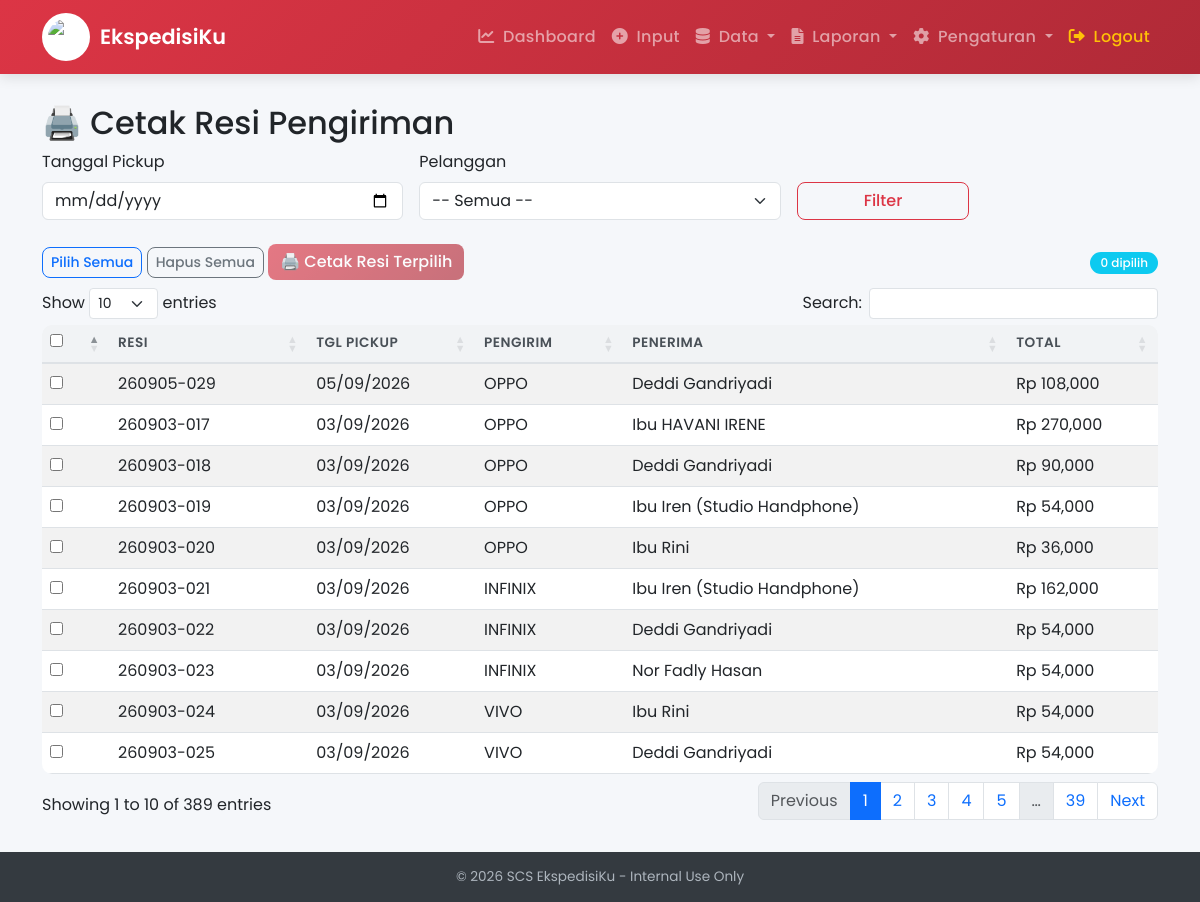
The page /cetak_resi (signed in) on the database its author committed.
### models.py (models this page shows)
class Pengiriman(db.Model):
    id = db.Column(db.Integer, primary_key=True)
    nomor_resi = db.Column(db.String(50), unique=True, index=True)
    barcode_image = db.Column(db.String(100))
    kota_asal = db.Column(db.String(50))
    kota_tujuan = db.Column(db.String(50))
    tgl_pickup = db.Column(db.Date)
    petugas_pickup = db.Column(db.String(100))
    pengirim_id = db.Column(db.Integer, db.ForeignKey('pelanggan.id'))
    penerima_id = db.Column(db.Integer, db.ForeignKey('pelanggan.id'))
    jenis_service = db.Column(db.String(10))
    jenis_barang = db.Column(db.String(10))
    jumlah_koli = db.Column(db.Integer)
    berat_kg = db.Column(db.Float)
    tarif_per_kg = db.Column(db.Float)
    ppn = db.Column(db.Float, default=0.0)
    asuransi = db.Column(db.Float, default=0.0)
    biaya_packing = db.Column(db.Float, default=0.0)
    total_biaya = db.Column(db.Float)
    metode_pembayaran = db.Column(db.String(10))
    keterangan = db.Column(db.Text)
    status = db.Column(db.String(20), default='pending')
    verified = db.Column(db.Boolean, default=False)
    retur_verified = db.Column(db.Boolean, default=False)
    created_at = db.Column(db.DateTime, default=datetime.utcnow)
    pengirim = db.relationship('Pelanggan', foreign_keys=[pengirim_id])
    penerima = db.relationship('Pelanggan', foreign_keys=[penerima_id])

class Pelanggan(db.Model):
    id = db.Column(db.Integer, primary_key=True)
    tipe = db.Column(db.String(10))
    nama = db.Column(db.String(100), nullable=False)
    perusahaan = db.Column(db.String(100))
    alamat = db.Column(db.Text)
    no_telp = db.Column(db.String(20))
    kode_kota = db.Column(db.String(10))

### app.py (the view, shortened to what this page needs)
@app.route('/cetak_resi', methods=['GET', 'POST'])
@login_required
@role_required(['admin'])
def cetak_resi():
    settings = Settings.get()
    tgl = request.args.get('tanggal')
    pelanggan_id = request.args.get('pelanggan_id')
    query = Pengiriman.query
    if tgl:
        tgl_date = datetime.strptime(tgl, '%Y-%m-%d').date()
        query = query.filter_by(tgl_pickup=tgl_date)
    if pelanggan_id:
        pid = int(pelanggan_id)
        query = query.filter((Pengiriman.pengirim_id == pid) | (Pengiriman.penerima_id == pid))
    pengiriman = query.order_by(Pengiriman.tgl_pickup.desc()).all()
    pelanggan_list = Pelanggan.query.all()
    return render_template('cetak_resi.html', pengiriman=pengiriman, pelanggan_list=pelanggan_list)

### app.py (called while the page is built)
@login_manager.user_loader
def load_user(user_id):
    return User.query.get(int(user_id))

def role_required(roles):
    def decorator(f):
        @wraps(f)
        def decorated_function(*args, **kwargs):
            if current_user.role not in roles:
                flash('Anda tidak memiliki akses ke halaman ini.')
                return redirect(url_for('dashboard'))
            return f(*args, **kwargs)
        return decorated_function
    return decorator

@app.context_processor
def inject_settings():
    return dict(get_settings=Settings.get)

### models.py (called while the page is built)
    @staticmethod
    def get():
        settings = Settings.query.get(1)
        if not settings:
            settings = Settings(id=1)
            db.session.add(settings)
            db.session.commit()
        return settings

### templates/cetak_resi.html (shortened to what this page needs)
{% extends "base.html" %}
{% block content %}
<h2>🖨️ Cetak Resi Pengiriman</h2>
<form method="GET" class="row g-3 mb-4">
  <div class="col-md-4">
    <label class="form-label">Tanggal Pickup</label>
    <input type="date" name="tanggal" class="form-control" value="{{ request.args.get('tanggal','') }}">
  </div>
  <div class="col-md-4">
    <label class="form-label">Pelanggan</label>
    <select name="pelanggan_id" class="form-select">
      <option value="">-- Semua --</option>
    </select>
  </div>
  <div class="col-md-2 d-flex align-items-end">
    <button type="submit" class="btn btn-outline-danger w-100">Filter</button>
  </div>
</form>
<form method="POST" action="{{ url_for('cetak_resi') }}" id="formCetak" target="_blank">
  <div class="d-flex justify-content-between align-items-center mb-2">
    <div>
      <button type="button" class="btn btn-sm btn-outline-primary" id="btnPilihSemua">Pilih Semua</button>
      <button type="button" class="btn btn-sm btn-outline-secondary" id="btnHapusSemua">Hapus Semua</button>
      <button type="submit" class="btn btn-danger" id="btnCetak" disabled>🖨️ Cetak Resi Terpilih</button>
    </div>
    <div>
      <span class="badge bg-info" id="jumlahDipilih">0 dipilih</span>
    </div>
  </div>
  <div class="table-responsive">
    <table id="tabelResi" class="table table-striped table-hover">
      <thead>
        <tr>
          <th><input type="checkbox" id="selectAll"></th>
          <th>Resi</th>
          <th>Tgl Pickup</th>
          <th>Pengirim</th>
          <th>Penerima</th>
          <th>Total</th>
        </tr>
      </thead>
      <tbody>
        {% for p in pengiriman %}
        <tr>
          <td><input type="checkbox" name="resi_ids" value="{{ p.id }}" class="resi-check"></td>
          <td>{{ p.nomor_resi }}</td>
          <td>{{ p.tgl_pickup.strftime('%d/%m/%Y') if p.tgl_pickup else '-' }}</td>
          <td>{{ p.pengirim.nama if p.pengirim else '-' }}</td>
          <td>{{ p.penerima.nama if p.penerima else '-' }}</td>
          <td>Rp {{ "{:,.0f}".format(p.total_biaya) }}</td>
        </tr>
        {% endfor %}
      </tbody>
    </table>
  </div>
</form>
{% endblock %}

### templates/base.html (style rules this page uses)
:root { --primary: #dc3545; --primary-dark: #b02a37; --secondary: #6c757d; --success: #198754; --info: #0dcaf0; --warning: #ffc107; --danger: #dc3545; --light: #f8f9fa; --dark: #212529; --font: 'Poppins', sans-serif; }
* { font-family: var(--font); }
body { background: #f5f7fa; min-height: 100vh; display: flex; flex-direction: column; }
.btn { border-radius: 8px; font-weight: 500; transition: all 0.2s ease; }
.btn-danger { background: linear-gradient(135deg, #dc3545, #b02a37); border: none; }
.table { border-radius: 10px; overflow: hidden; }
.table thead th { background: #f1f3f5; font-weight: 600; font-size: 0.85rem; text-transform: uppercase; letter-spacing: 0.5px; color: #495057; border-bottom: 2px solid #dee2e6; }
.table tbody tr { transition: background 0.2s; }
.badge { padding: 5px 10px; border-radius: 20px; font-weight: 500; font-size: 0.75rem; }

### rows shown on the page
Pengiriman: nomor_resi "260905-029", tgl_pickup "05/09/2026", pengirim "OPPO", penerima "Deddi Gandriyadi", total_biaya "108,000"
Pengiriman: nomor_resi "260903-017", tgl_pickup "03/09/2026", pengirim "OPPO", penerima "Ibu HAVANI IRENE", total_biaya "270,000"
Pengiriman: nomor_resi "260903-018", tgl_pickup "03/09/2026", pengirim "OPPO", penerima "Deddi Gandriyadi", total_biaya "90,000"
Pengiriman: nomor_resi "260903-019", tgl_pickup "03/09/2026", pengirim "OPPO", penerima "Ibu Iren (Studio Handphone)", total_biaya "54,000"
Pengiriman: nomor_resi "260903-020", tgl_pickup "03/09/2026", pengirim "OPPO", penerima "Ibu Rini", total_biaya "36,000"
Pengiriman: nomor_resi "260903-021", tgl_pickup "03/09/2026", pengirim "INFINIX", penerima "Ibu Iren (Studio Handphone)", total_biaya "162,000"
Pengiriman: nomor_resi "260903-022", tgl_pickup "03/09/2026", pengirim "INFINIX", penerima "Deddi Gandriyadi", total_biaya "54,000"
Pengiriman: nomor_resi "260903-023", tgl_pickup "03/09/2026", pengirim "INFINIX", penerima "Nor Fadly Hasan", total_biaya "54,000"
Pengiriman: nomor_resi "260903-024", tgl_pickup "03/09/2026", pengirim "VIVO", penerima "Ibu Rini", total_biaya "54,000"
Pengiriman: nomor_resi "260903-025", tgl_pickup "03/09/2026", pengirim "VIVO", penerima "Deddi Gandriyadi", total_biaya "54,000"
